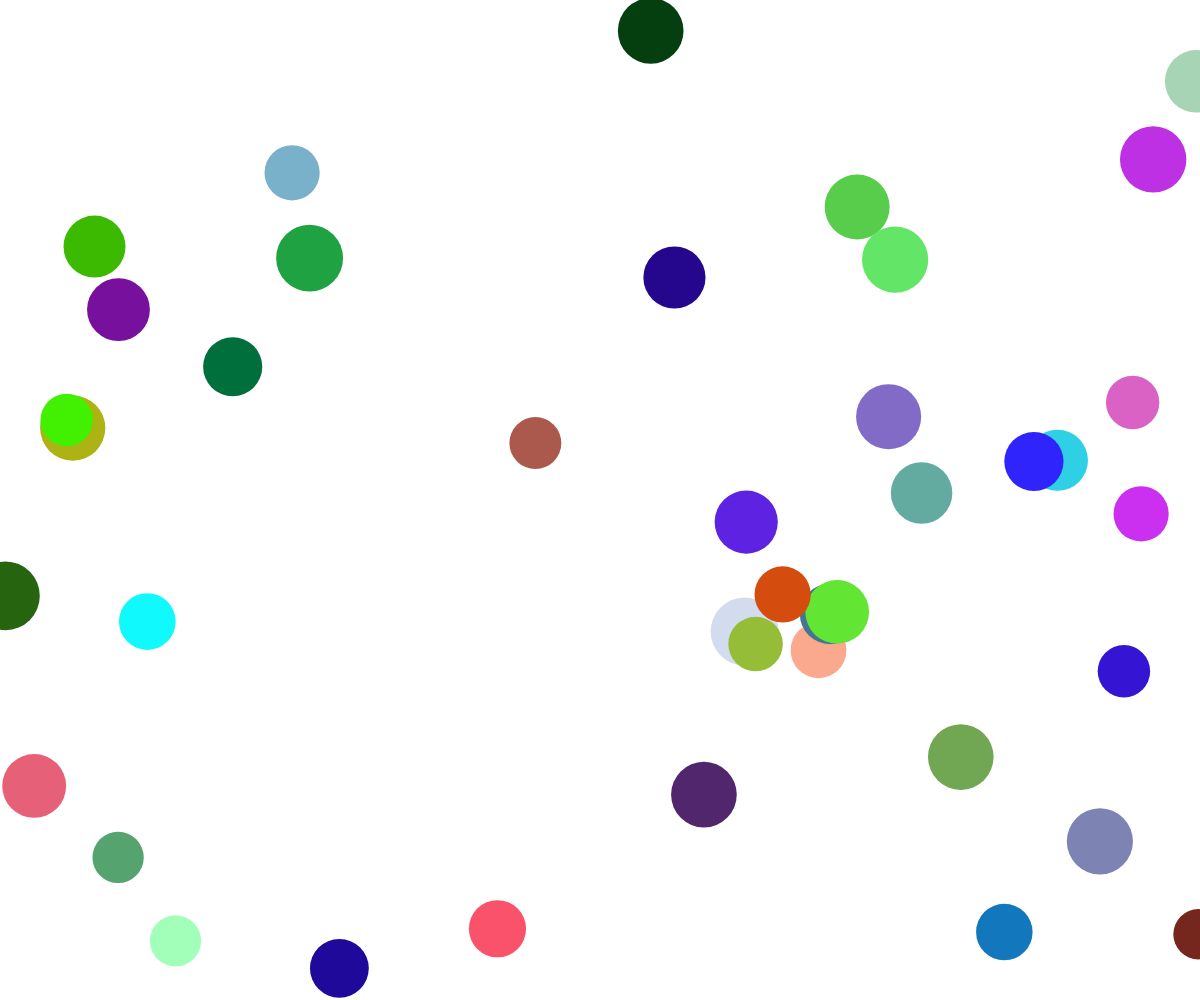
Frame 1 (no input)
Frame 60 (no input): identical to frame 1, image omitted
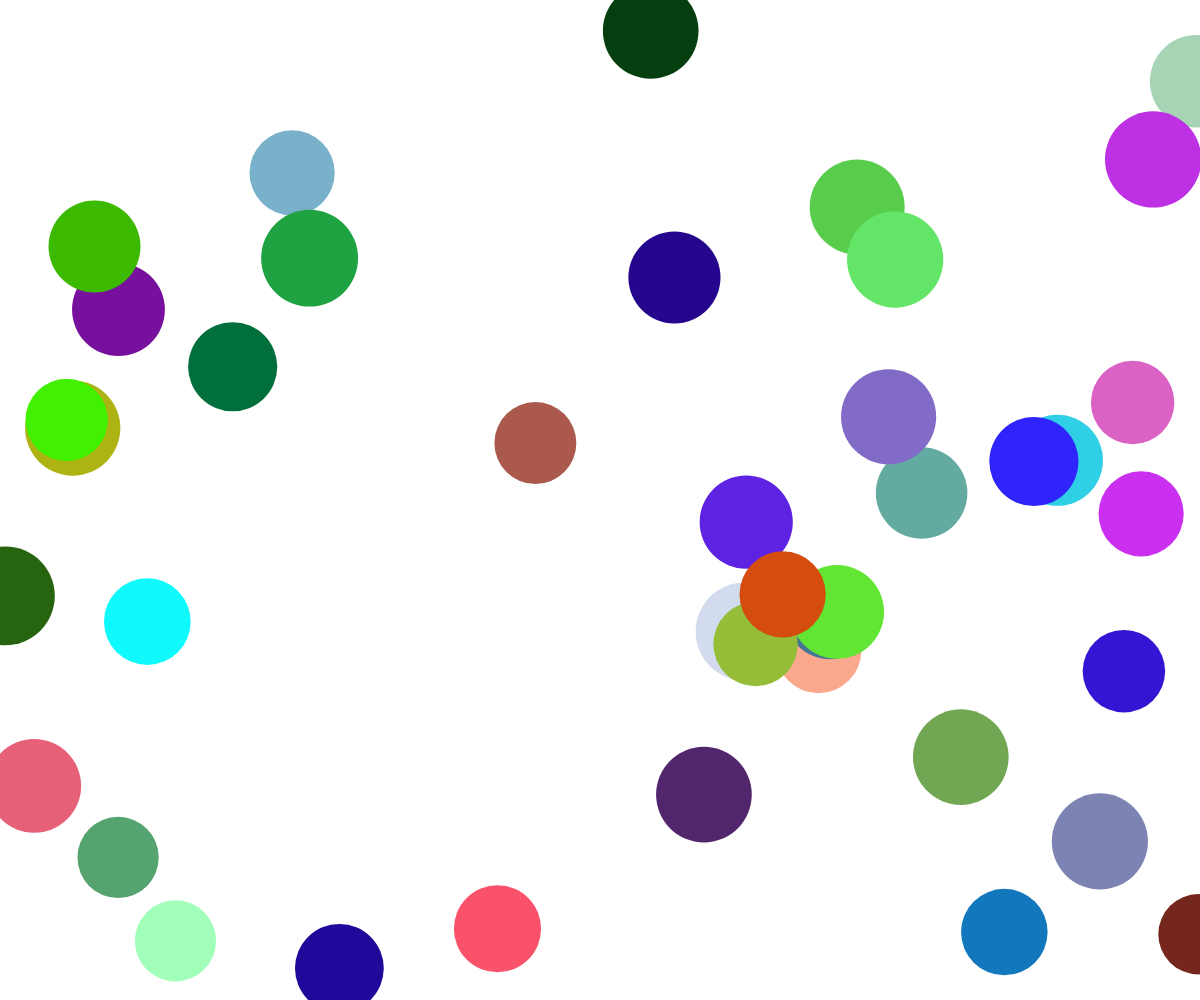
Frame 120 (the mouse pressed at the canvas centre since frame 60)

The p5.js sketch that drew these frames (run headless with seeded random() and noise() and a simulated clock; from frame 60 on, the mouse is pressed at the canvas centre):

// p5.js sketch
// ── sketch.js
let circles = [];

function setup() {
  createCanvas(windowWidth, windowHeight);
  noStroke();

  // 產生 40 個圓
  for (let i = 0; i < 40; i++) {
    let circle = {
      x: random(width),
      y: random(height),
      size: random(30, 50),
      color: color(random(255), random(255), random(255))
    };
    circles.push(circle);
  }
}

function draw() {
  background(255);

  let sizeFactor = map(mouseX, 0, width, 20, 80);

  for (let circle of circles) {
    fill(circle.color);
    ellipse(circle.x, circle.y, circle.size + sizeFactor);
  }
}

function windowResized() {
  resizeCanvas(windowWidth, windowHeight);
}
